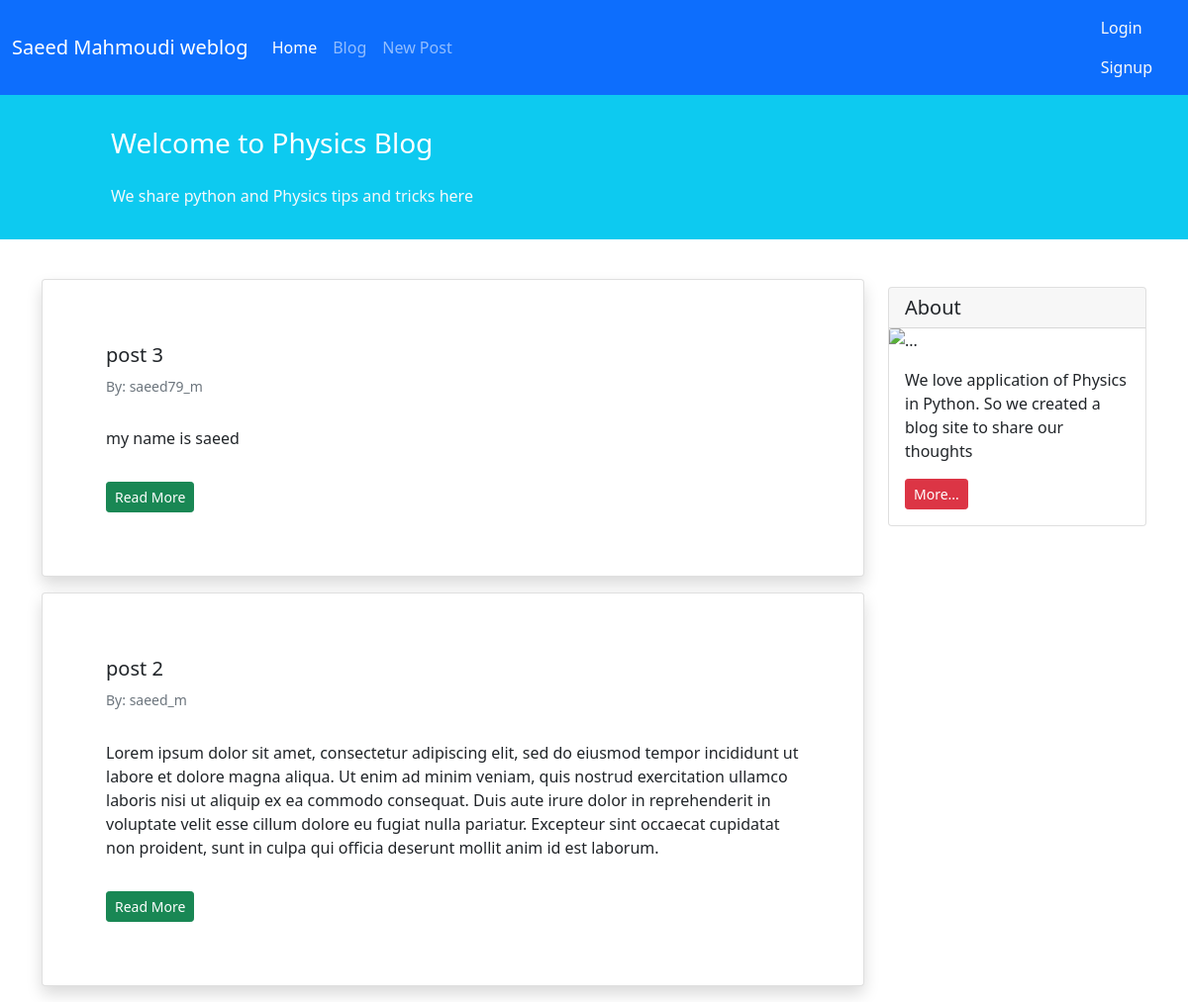
The page /blog/ on the database as committed earlier.
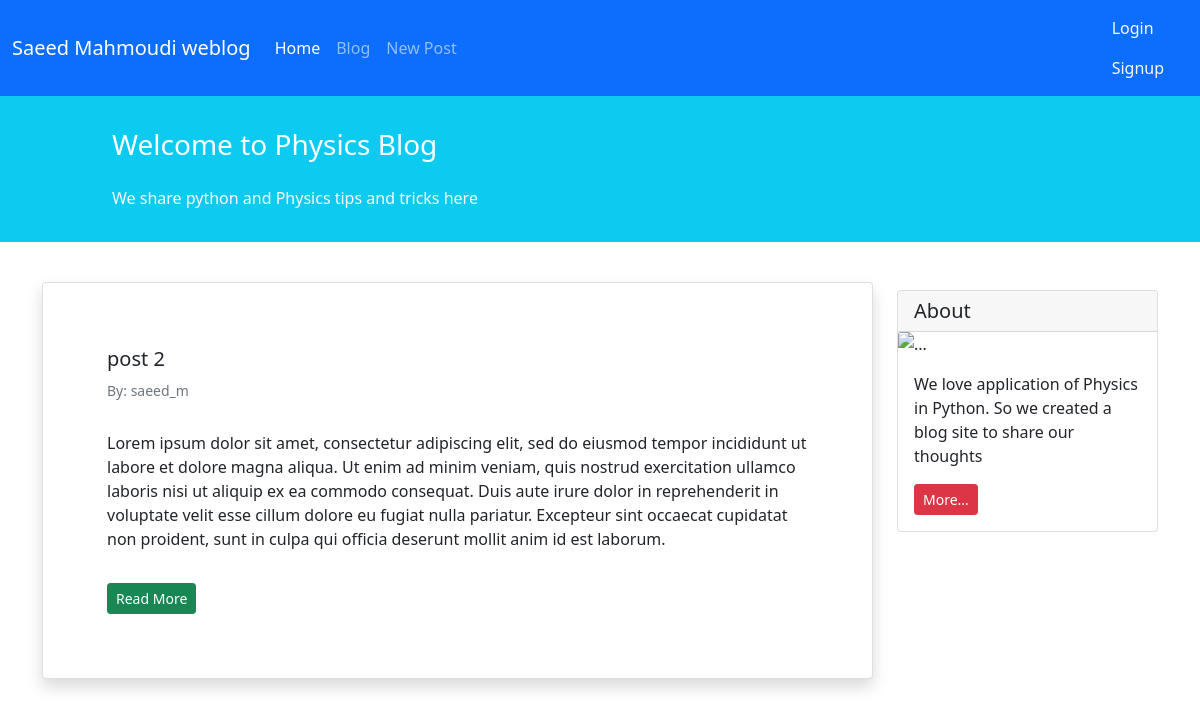
The same page on the database as committed later.
### blog/models.py (models this page shows, shortened)
class Post(models.Model):
    STATUS_CHOICES = (
        ('pub', 'Published'),
        ('drf', 'Draft'),
    )
    title = models.CharField(max_length=100)
    text = models.TextField()
    author = models.ForeignKey('auth.User', on_delete=models.CASCADE)
    datetime_created = models.DateTimeField(auto_now_add=True)
    datetime_modified = models.DateTimeField(auto_now=True)
    status = models.CharField(choices=STATUS_CHOICES, max_length=3)

### blog/views.py (the view)
# urls.py: path('blog/', views.PostListView.as_view(), name='post_list'),
class PostListView(generic.ListView):
    template_name = 'blog/post_lists.html'
    context_object_name = 'all_post'
    def get_queryset(self):
        return Post.objects.filter(status='pub').order_by('-datetime_modified')

### blog/templates/blog/post_lists.html (shortened to what this page needs)
{% extends '_base.html' %}
{% block content %}
    <body>
    <div class="container mt-4">
        <div class="row">
            <div class="col-9">
                {% for post in all_post %}
                    <div class="card shadow my-3 p-5">
                        <div class="card-body">
                            <h5 class="card-title">{{ post.title }}</h5>
                            <h6 class="card-subtitle mb-2 text-muted small py-2">By: {{ post.author }}</h6>
                            <p class="card-text py-3">
                                {{ post.text }}
                            </p>
                            <a href="{% url 'post_detail' post.id %}" class="btn btn-sm btn-success">Read More</a>
                        </div>
                    </div>
                {% endfor %}
            </div>
            <div class="col-3">
                <div class="card my-4">
                    <h5 class="card-header">About</h5>
                <img src="https://scitechdaily.com/images/Plasma-Particle-Physics-Art-Concept.jpg"
                     class="card-img-top" alt="...">
                <div class="card-body">
                    <p class="card-text">We love application of Physics in Python. So we created a blog site to share our
                        thoughts</p>
                        <a href="{% url 'about_us' %}"
                           class="btn btn-sm btn-danger">
                            More...
                        </a>
                    </div>
                </div>
            </div>
        </div>
    </div>
    </body>
{% endblock %}

### templates/_base.html (shortened to what this page needs)
<!doctype html>
<html lang="en">
<head>
    <link href="https://cdn.jsdelivr.net/npm/bootstrap@5.1.3/dist/css/bootstrap.min.css" rel="stylesheet"
>
</head>
<body>
<nav class="navbar navbar-expand-lg navbar-dark bg-primary">
    <div class="container-fluid">
        <a class="navbar-brand" href="#">Saeed Mahmoudi weblog</a>
        <div class="collapse navbar-collapse" id="navbarNavAltMarkup">
            <div class="navbar-nav">
                <a class="nav-link active" aria-current="page" href="{% url 'home_page' %}">Home</a>
                <a class="nav-link" href="{% url 'post_list' %}">Blog</a>
                <a class="nav-link" href="{% url 'post_create' %}">New Post</a>
            </div>
        </div>
        <div class="mx-2 text-white">
            {% if user.is_authenticated %}
                Welcome {{ user.username }}
            <a class="nav-link text-light" href="{% url 'logout' %}">Log out</a>
            {% else %}
                <a class="nav-link text-light" href="{% url 'login' %}">Login</a>
                <a class="nav-link text-light" href="{% url 'signup' %}">Signup</a>
            {% endif %}
        </div>
    </div>
</nav>
<div class="container-fluid bg-info">
    <div class="row py-3">
        <div class="col-md-8 col-md-10 mx-auto">
            <h3 class="my-4 mt-3 text-white">Welcome to Physics Blog</h3>
            <p class="text-light">We share python and Physics tips and tricks here</p>
        </div>
    </div>
</div>
{% block content %}
{% endblock %}
</body>
</html>

Rows that differ between the two databases and show on the page:
removed Post: title "post 3", author "saeed79_m", text "my name is saeed"
